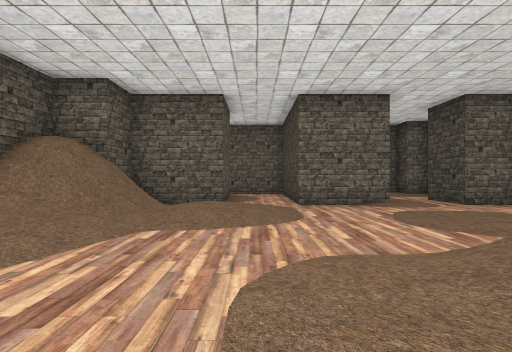
View 1 (above)

20 first-person views from a walk through a Unity game level. The camera is 1.5 m above the floor, looks level and sees 85° across. The floor is counted in squares, 2 m on a side. Each view is taken from the middle of a square. On the plan, view 1 faces up. The plan holds only what a view shows up to about 10 squares ahead; the rest is blank. The player is left out. Some animated figures are not drawn. Some surface patterns are stand-ins.

View 2
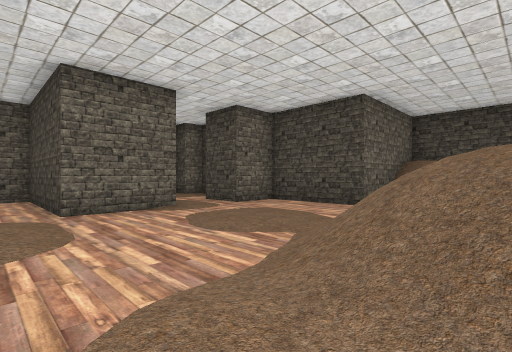

View 3
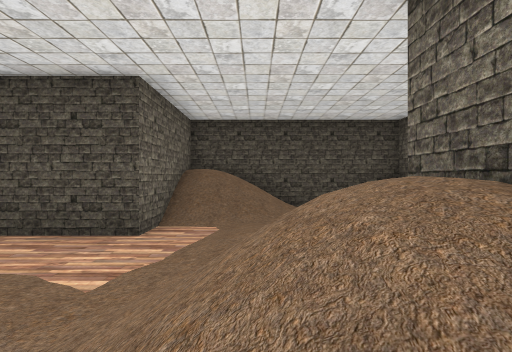

View 4
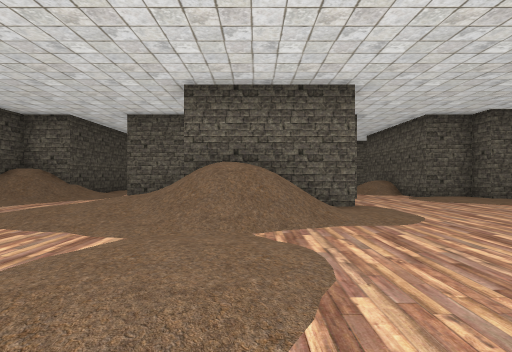

View 5
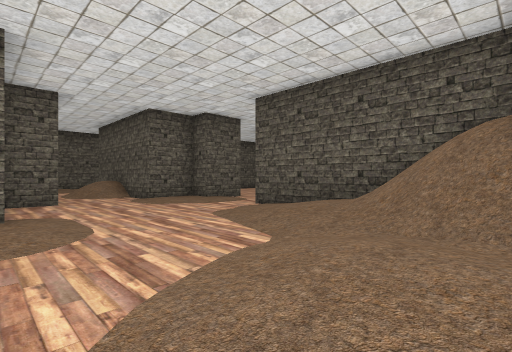

View 6
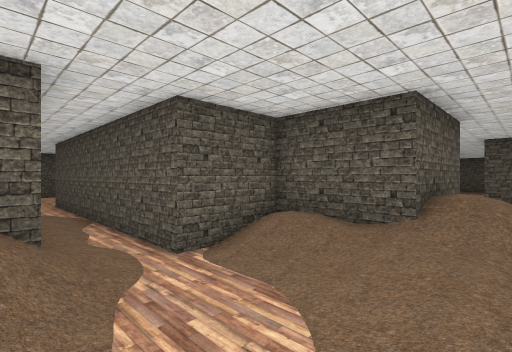

View 7
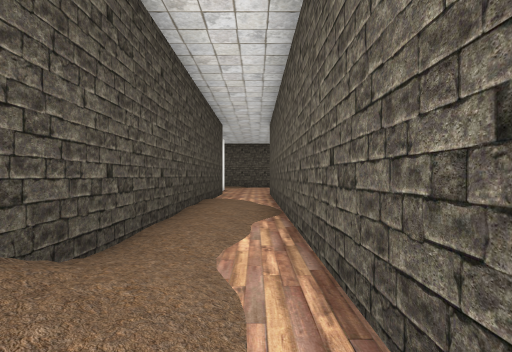

View 8
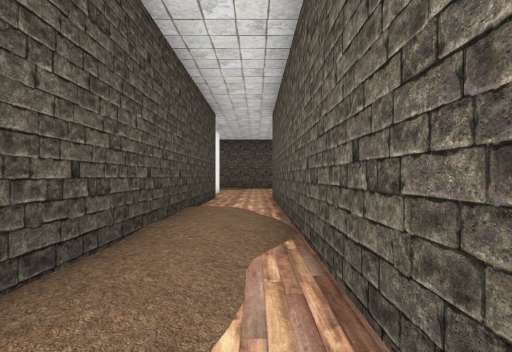

View 9
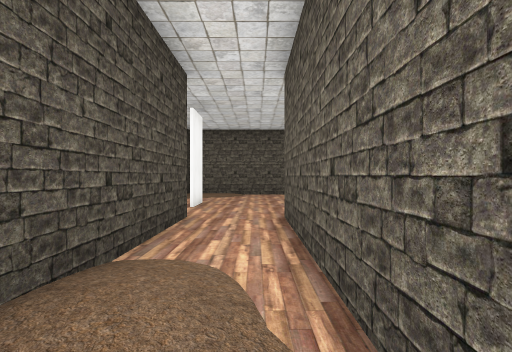

View 10
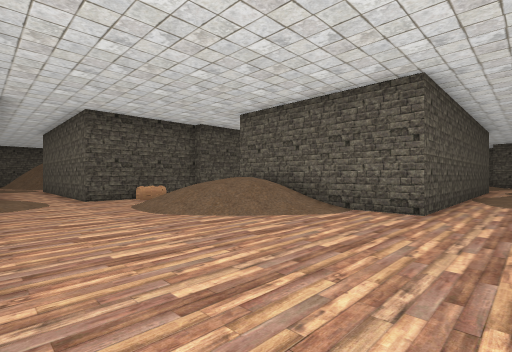

View 11
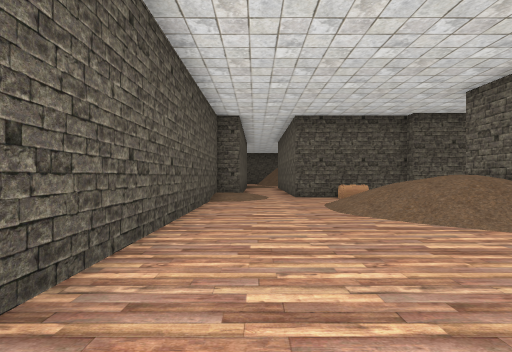

View 12
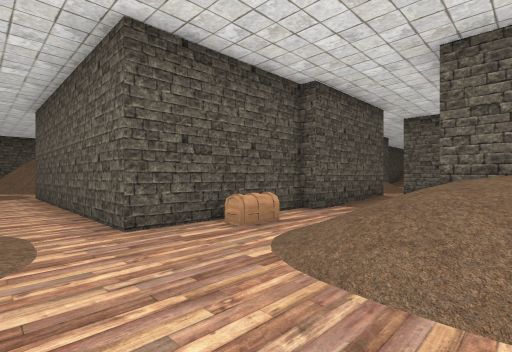

View 13
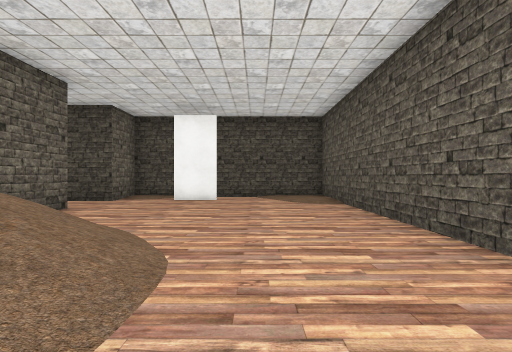

View 14
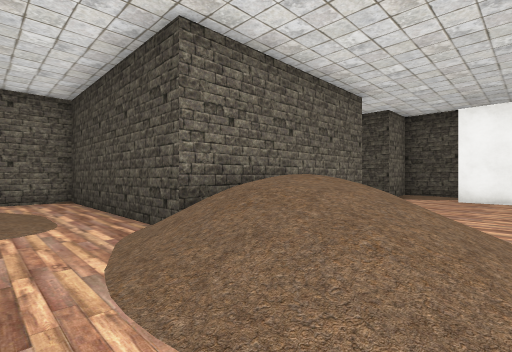

View 15
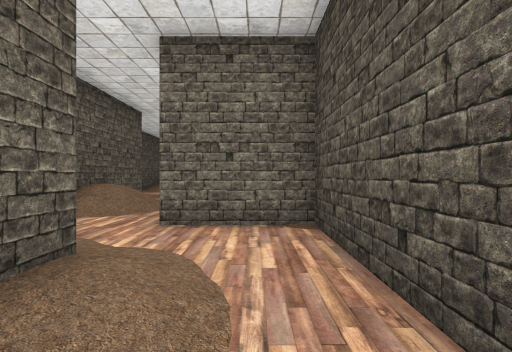

View 16
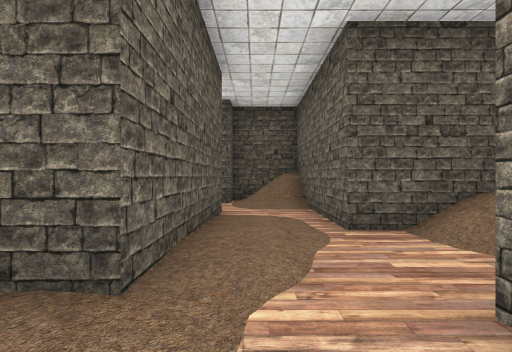

View 17
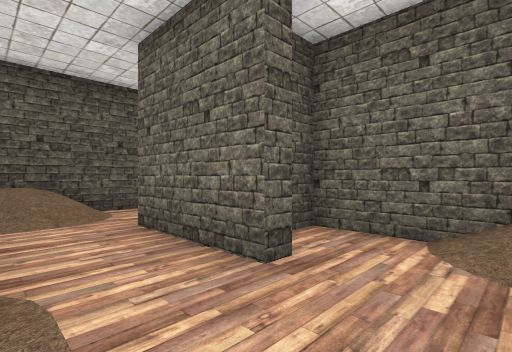

View 18
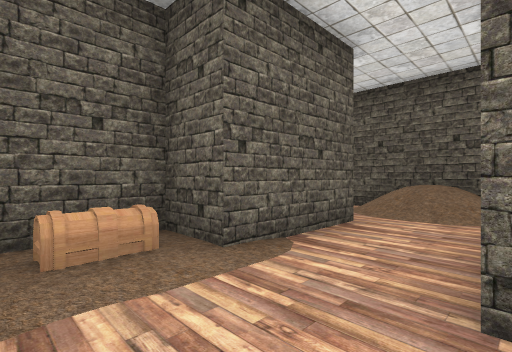

View 19
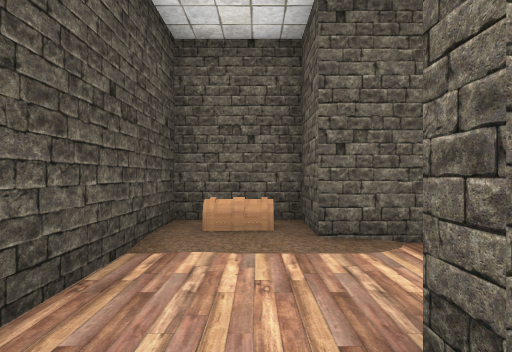

View 20
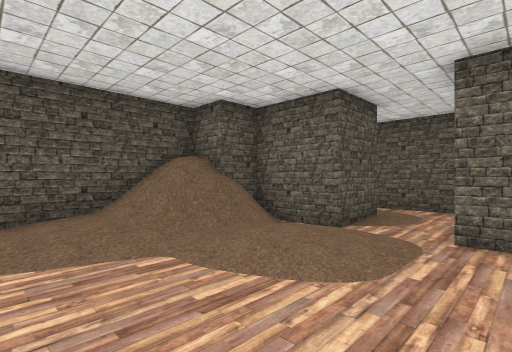

### Floor plan
Key: @ floor where view 1 was taken; # wall or solid block; . main floor; : floor 0.25 m higher than the main floor; / step, stairs or slope; C chest.
Columns run from 8 left of view 1 to 11 right of it. Each row starts with its distance up from view 1.
 12       ####
 11        ..#
 10        /.#
  9        #.#
  8      ###.###:.##
  7     ##///......#
  6    ##////......#
  5    #/////...:..#
  4    #////.......#####
  3    #///.../////.///#
  2    #//....//////.//#
  1    #.....://///////#
  0    .....@####///...#
 -1    ......## #//..//#
 -2    #::...#####//.//#
 -3    ###..##../###./##
 -4      #/.###..# #./#
 -5      #//.....# #.:#
 -6      #//.....# #.:#
 -7 ######/.###C:# #/:#
 -8 #//.......#### #/:#
 -9 #//..://..#    #/:#
-10 ##..####/.#    #.:#
-11        #:.#    #..#
-12        #..#    #..#
-13        #..######..##
-14        #./////.....#
-15        #./////.....#
-16        #C/////.....#
-17 ########.////......#
-18 ...................#
-19   ....///..........#
-20        #:.........:#
-21        #############

Positions as (right, up) in squares from view 1, and headings:
1: (0, 0), facing up
2: (0, 1), facing up-right
3: (2, 2), facing right
4: (3, 7), facing down
5: (1, 6), facing down-left
6: (10, 2), facing down-left
7: (8, -2), facing down
8: (8, -4), facing down
9: (8, -8), facing down
10: (9, -20), facing up-left
11: (9, -19), facing left
12: (3, -19), facing up-left
13: (1, -18), facing right
14: (0, -17), facing up-right
15: (1, -12), facing up
16: (1, -9), facing left
17: (4, -6), facing up-left
18: (4, -4), facing down-left
19: (3, -3), facing down
20: (2, 2), facing up-left
